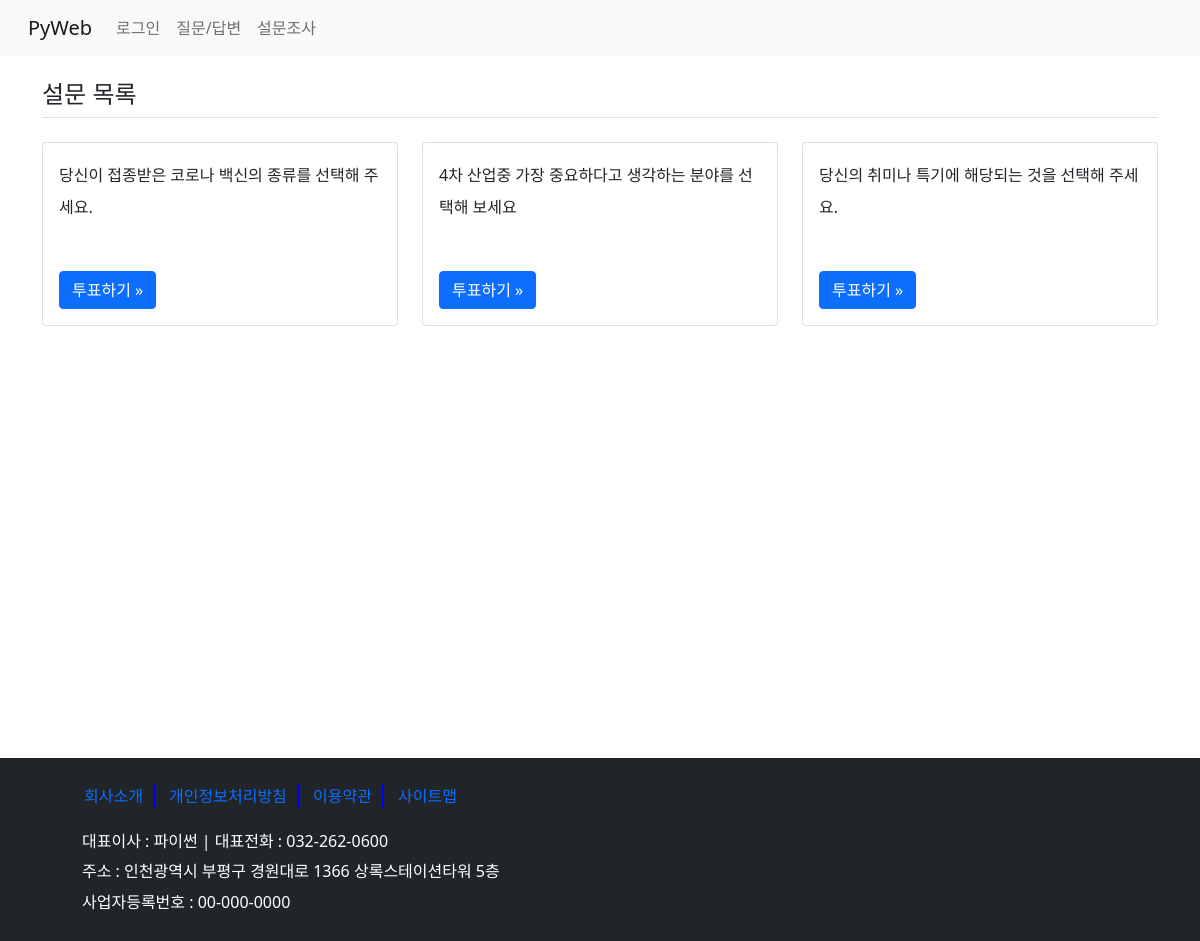
Screenshot of /polls/polllist/ with the database file from the repository.
### polls/models.py (models this page shows, shortened)
class Question(models.Model):
    question_text = models.CharField(max_length=200)  # 질문내용
    pub_date = models.DateTimeField()                 # 작성일

### polls/views.py (the view)
# urls.py: path('polllist/', views.polllist, name='polllist'),      #127.0.0.1:8000/polls/
def polllist(request):
    question_list = Question.objects.all()   # 전체자료 가져오기
    return render(request, 'polls/poll.html', {'question_list':question_list})

### templates/polls/poll.html (shortened to what this page needs)
{% extends 'base.html' %}
{% block content %}
<section>
    <div class="container my-3">
         <h4 class="border-bottom py-2">설문 목록</h4>
        <div class="row">
            {% if question_list %}
                {% for question in question_list %}
                <div class="col-4 my-3">
                    <div class="card">
                        <div class="card-body">
                            <div class="card-text" style="line-height:2rem">
                                {{ question.question_text }}
                            </div>
                            <a href="{% url 'polls:poll_detail' question.id %}"
                               class="btn btn-primary mt-5">투표하기 &raquo;</a>
                        </div>
                    </div>
                </div>
                {% endfor %}
            {% else %}
                <p>설문이 없습니다.</p>
            {% endif %}
        </div>
        <div class="poll_list"></div>
    </div>
</section>
{% endblock %}

### static/board/css/style.css (style rules this page uses)
.poll_list { height:400px; }

### rows the page displays
Question: question_text "당신이 접종받은 코로나 백신의 종류를 선택해 주세요."
Question: question_text "4차 산업중 가장 중요하다고 생각하는 분야를 선택해 보세요"
Question: question_text "당신의 취미나 특기에 해당되는 것을 선택해 주세요."
